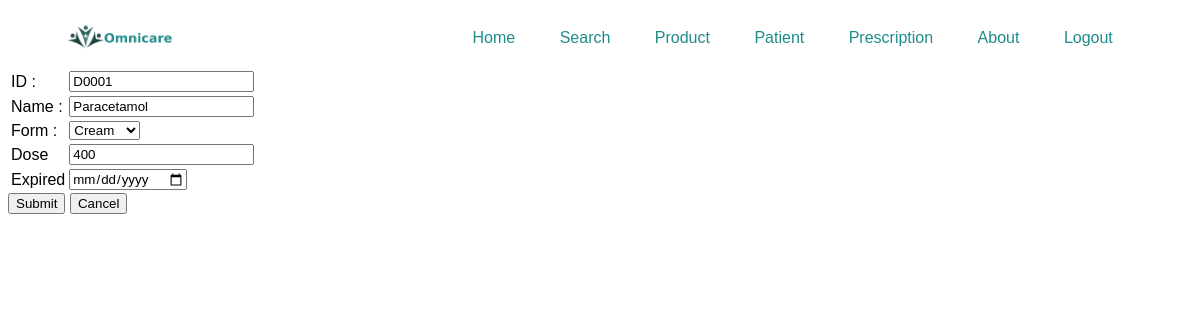
The page /nano/D0001 on the database its author committed.
### tables this page shows
CREATE TABLE "Drug" (
	"D_ID"	TEXT NOT NULL,
	"D_Name"	TEXT NOT NULL,
	"D_Form"	TEXT NOT NULL,
	"D_Dose"	INTEGER NOT NULL,
	"D_Expired"	TEXT NOT NULL,
	PRIMARY KEY("D_ID")
);

### controller.py (the view)
@app.route('/nano/<noID>')
def nano_d(noID):
	sudo = grep_drug(noID)
	status = '1'
	option=['Cream','Tablet','Capsule','Syrup','Powder']
	return render_template('nano.html',sudo=sudo,option=option)

### model.py (called while the page is built)
def grep_drug(noID):
	with sql.connect(fx) as db:
		qry = 'select * from Drug where D_ID=?'
		result = db.execute(qry,(noID,)).fetchone()
		return (result)

### templates/nano.html
{% extends 'base.html' %}
{% block content %}
<div>
	<div id="updateform">
		<form action="/goUpdate" method="POST">
			<table>
				<tr>
					<td>ID :</td>
					<td>
						<input type="text" name="D_ID" value="{{sudo[0]}}" readonly>
					</td>
				</tr>
				<tr>
					<td>Name :</td>
					<td>
						<input type="text" name="D_Name" value="{{sudo[1]}}" required>
					</td>
				</tr>
				<tr>
					<td>Form :</td>
					<td>
						<select name="D_Form">
							{% for i in option %}
							<option value="{{sudo[2]}}">{{i}}</option>
							{% endfor %}
						</select>
					</td>
				</tr>
				<tr>
					<td>Dose</td>
					<td>
						<input type="number" name="D_Dose" value="{{sudo[3]}}" required>
					</td>
				</tr>
				<tr>
					<td>Expired</td>
					<td>
						<input type="date" name="D_Expired" value="{{sudo[4]}}" required>
					</td>
				</tr>
			</table>
			<button action="/goUpdate">Submit</button>
			<a href='/product'>
				<button type="button">Cancel</button>
			</a>
		</form>
	</div>
</div>
{% endblock %}

### static/css/pure.css (style rules this page uses)
* { font-family: 'Montserrat Alternates', sans-serif; }
.header li, a { color:#1F8B8B; text-decoration:none; font-size:16px; font-weight:500; }

### static/css/cssvs2g.css (style rules this page uses)
.main_container, .div_container, { display: flex; max-width: auto; flex-direction: column; align-items: center; justify-content: center; }

### rows shown on the page
Drug: D_ID "D0001", D_Name "Paracetamol", D_Dose "400"

### other values the page prints
form field D_Form "Cream"
